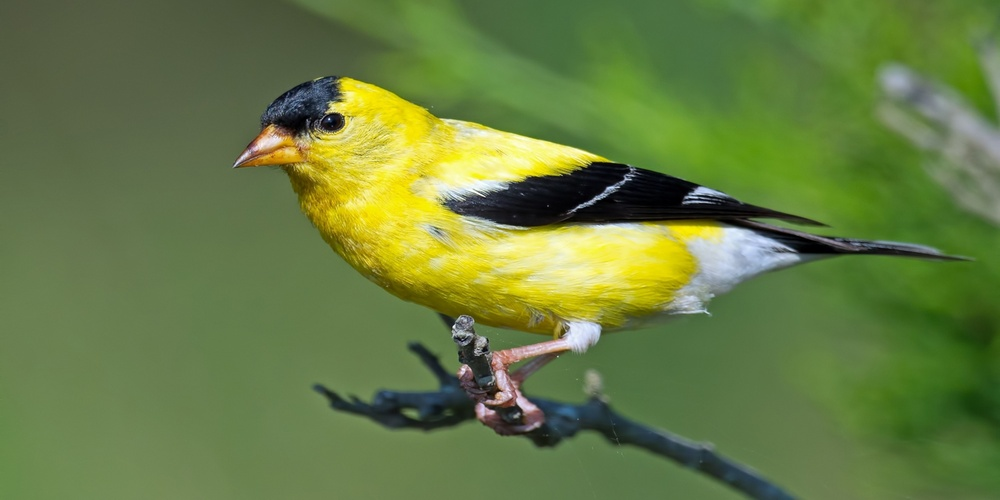
#> input picture input/bird.jpg, 1000 x 500 px, shrunk from 3072 x 1536 before the run
$ jupyter execute K-means-Image.ipynb
#> lines starting #> are read from the running program, lines starting #| are printed output that depends on the picture
[cell 1]
import cv2
import numpy as np
from sklearn.cluster import KMeans
import matplotlib.pyplot as plt

[cell 2]
# Load the image
image = cv2.imread('input/bird.jpg')
#> image is the input picture: shape (500, 1000, 3); mean B, G, R 66.8, 124.6, 103.2
image = cv2.cvtColor(image, cv2.COLOR_BGR2RGB)  # Convert from BGR to RGB

# Reshape the image to a 2D array of pixels and 3 color values (RGB)
pixels = image.reshape(-1, 3)

# Apply K-means clustering
k = 5  # Number of clusters/colors
kmeans = KMeans(n_clusters=k)
kmeans.fit(pixels)

# Replace each pixel value with its corresponding centroid value
segmented_img = kmeans.cluster_centers_[kmeans.labels_]
segmented_img = segmented_img.reshape(image.shape).astype(np.uint8)

segmented_img_bgr = cv2.cvtColor(segmented_img, cv2.COLOR_RGB2BGR)
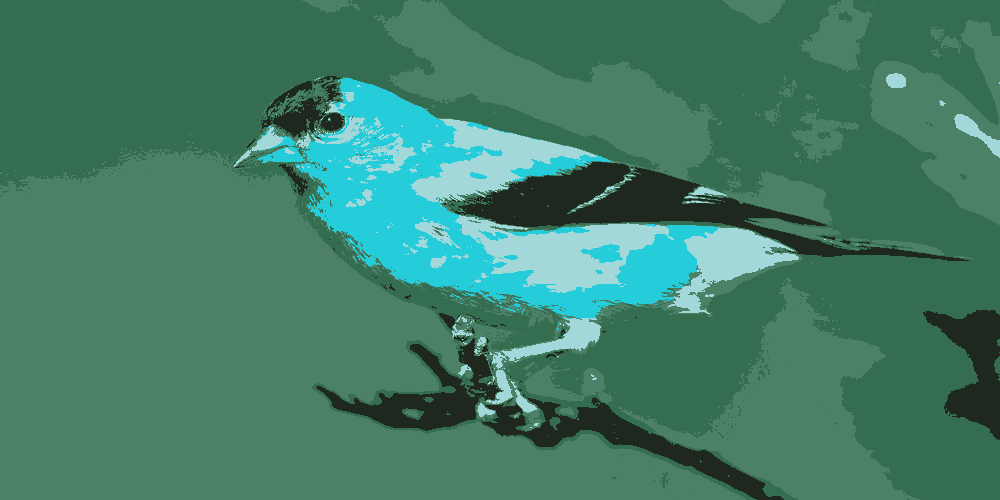
#> segmented_img_bgr: shape (500, 1000, 3); mean R, G, B 66.3, 124.2, 102.7

# Save the clustered image
cv2.imwrite('output/segmented_image.jpg', segmented_img_bgr)

# Display the original and clustered images
plt.figure(figsize=(10, 5))
plt.subplot(1, 2, 1)
plt.imshow(image)
plt.title('Original Image')
plt.axis('off')

plt.subplot(1, 2, 2)
plt.imshow(segmented_img)
plt.title('K-means Clustered Image')
plt.axis('off')

plt.show()
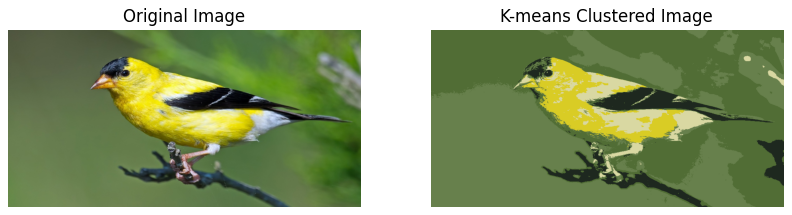
#> figure drawn by matplotlib, 2 panels
